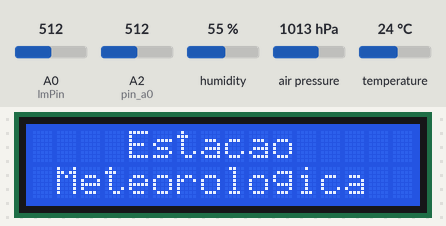
Bench run of a sketch on a simulated Arduino Uno, built with avr-gcc and run on an emulated ATmega328P. Shown: 16×2 character LCD. The inputs (shaded band) are chosen by the test bench; at power-on: air pressure 1013 hPa, A0 (lmPin) = 512, A2 (pin_a0) = 512, humidity 55 %, temperature 24 °C. What the sketch prints to the serial monitor is not drawn.

Above: at 1.2 s.
1.3 s: air pressure set to 1048 hPa
At 9.5 s:
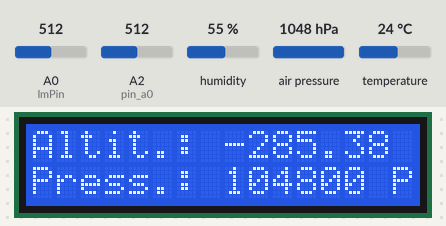
13.6 s: A0 (lmPin) set to 716
At 20.7 s:
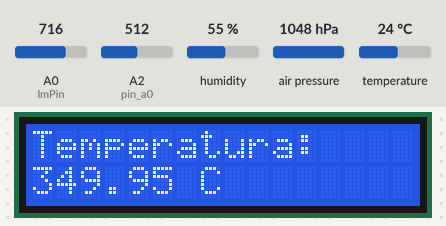
27.6 s: air pressure set to 952 hPa
At 35.3 s:
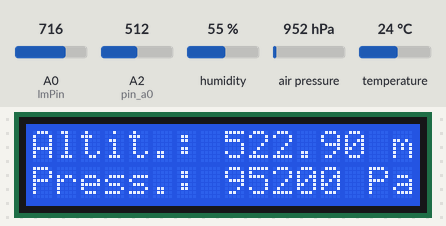
39.6 s: A2 (pin_a0) set to 30
At 43.2 s:
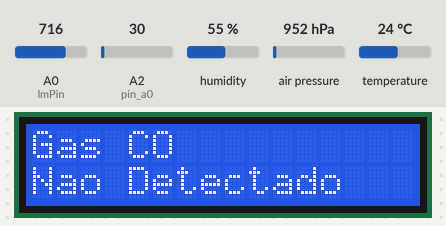
47.6 s: air pressure set to 1000 hPa
At 61.1 s:
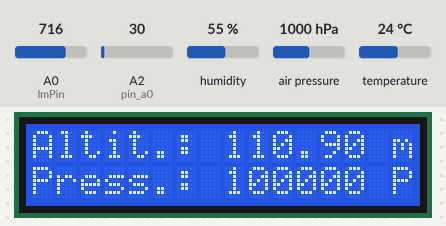
61.6 s: humidity set to 22 %
At 64.5 s:
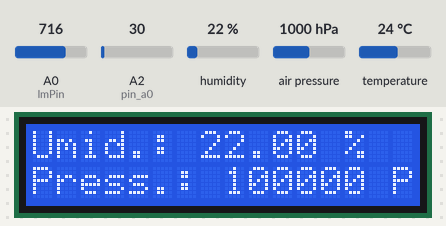
Timing chart, 0 to 66.0 s (numbered marks = the images above; inputs shaded):
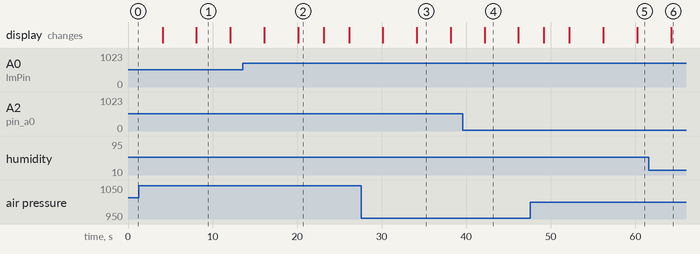

Measured:
- after the input at 27.6 s, the display: first differs from a run without the input after 6.6 s (image 3)
- after the input at 39.6 s, the display: changes after 2.6 s (image 4)
- after the input at 47.6 s, the display: first differs from a run without the input after 12.6 s (image 5)
- what the display in image 1 shows lasts 4.0 s, from 8.1 s to 12.1 s
- what the display in image 2 shows lasts 3.0 s, from 20.1 s to 23.1 s

The sketch:

codigo_esta__o.ino
```cpp
//Inclu indo bibliotecas para o programa
#include <Wire.h>
#include <Adafruit_BMP085.h>
#include <LiquidCrystal.h>
#include <DHT.h>

//Definindo pino e tipo do DHT a ser utilizado
#define DHTPIN 8
#define DHTTYPE DHT22

//Determinando caracteristicas de alguns componentes
DHT dht(DHTPIN, DHTTYPE);
LiquidCrystal lcd(12,11, 5, 4, 3, 2);
Adafruit_BMP085 bmp180;

//Determinando pino de alguns sensores e valor de outros
int lmPin = A0;
int pin_a0 = A2;
int nivel_sensor = 250;
int pino_a = A3;

void setup()
{
  pinMode(pin_a0, INPUT);
  pinMode(pino_a, INPUT);
  pinMode(lmPin, INPUT);
  Serial.begin(9600);
  lcd.begin(16,2);
  dht.begin();
  bmp180.begin();
}

float tempC()
{
 float raw = analogRead(lmPin);
 float percent = raw/1023.0;
 float volts = percent*5;
 return 100*volts;
}

float tempF()
{return ((tempC()*9/5)+32);}

void loop()
{
  Serial.print(dht.readHumidity());
  Serial.println("  % -Humidade");
  Serial.print(dht.readTemperature());
  Serial.println(" °C");
    {
     lcd.setCursor(0, 0);
     lcd.print("                ");
     lcd.setCursor(4, 0);
     lcd.print("Estacao");

     lcd.setCursor(0, 1);
     lcd.print("                ");
     lcd.setCursor(1, 1);
     lcd.print("Meteorologica");
    }
delay(4000);


    {
     lcd.setCursor(0, 0);
     lcd.print("                ");
     lcd.setCursor(0, 0);
     lcd.print("Turma: C, Jose,");

     lcd.setCursor(0, 1);
     lcd.print("                ");
     lcd.setCursor(0, 1);
     lcd.print("Felipe e Felipe");
    }
delay(4000);

    {
     lcd.setCursor(0, 0);
     lcd.print("                ");
     lcd.setCursor(0, 0);
     lcd.print("Altit.: ");
     lcd.print(bmp180.readAltitude());
     lcd.print(" m");

     lcd.setCursor(0, 1);
     lcd.print("                ");
     lcd.setCursor(0, 1);
     lcd.print("Press.: ");
     lcd.print(bmp180.readPressure());
     lcd.print(" Pa");
    }

delay(4000);

    {
     lcd.setCursor(0, 0);
     lcd.print("                ");
     lcd.setCursor(0, 0);
     lcd.print("Umid.: ");
     lcd.print(dht.readHumidity());
     lcd.print(" %");
   }

delay(4000);


   {
     lcd.setCursor(0, 0);
     lcd.print("                ");
     lcd.setCursor(0, 0);
     lcd.print("Gas CO");

     lcd.setCursor(0, 1);
     lcd.print("                ");
     lcd.setCursor(0, 1);
     int valor_analogico = analogRead(pin_a0);
     if (valor_analogico > nivel_sensor) {
        lcd.print("Detectado");
     }
     else {
        lcd.print("Nao Detectado");
     }
   }

delay(4000);


    {
     lcd.setCursor(0, 0);
     lcd.print("                ");
     lcd.setCursor(0, 0);
     lcd.print("Temperatura:");
     lcd.setCursor(0, 1);
     lcd.print("                ");
     lcd.setCursor(0, 1);
     lcd.print(tempC());
     lcd.print(" C");
    }

delay(3000);


    {
     lcd.setCursor(0, 0);
     lcd.print("                ");
     lcd.setCursor(0, 0);
     lcd.print("Temperatura:");
     lcd.setCursor(0, 1);
     lcd.print("                ");
     lcd.setCursor(0, 1);
     lcd.print(tempF());
     lcd.print(" F");
     }
delay(3000);
}
```
